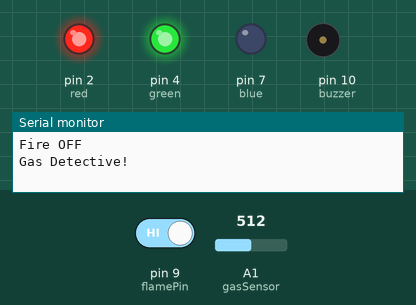
Bench run of a sketch on a simulated Arduino Uno, built with avr-gcc and run on an emulated ATmega328P. Parts: output pins drawn as LEDs (lit = HIGH), buzzer (waves = sounding), the last lines printed to the serial monitor. Dashed ring = blinking. The inputs (shaded band) are chosen by the test bench; at power-on: pin 9 (flamePin) HIGH, A1 (gasSensor) = 512.

Above: at 0.95 s.
3.0 s: pin 9 (flamePin) driven LOW
At 7.8 s:
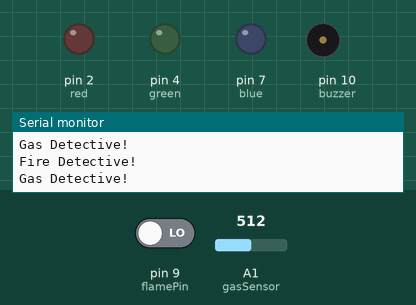
9.2 s: A1 (gasSensor) set to 40
At 13.2 s:
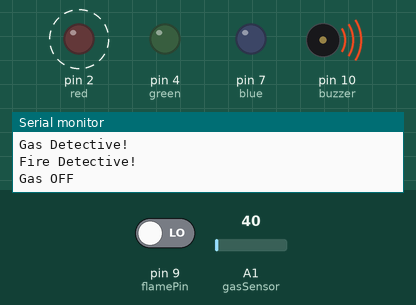
15.4 s: A1 (gasSensor) set to 57
At 20.45 s:
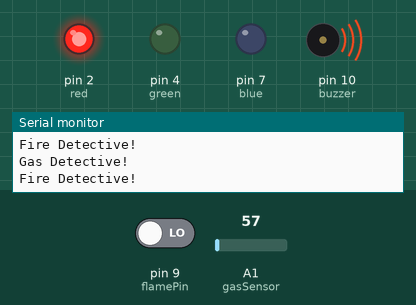
Timing chart, 0 to 23.9 s (numbered marks = the images above; inputs shaded):
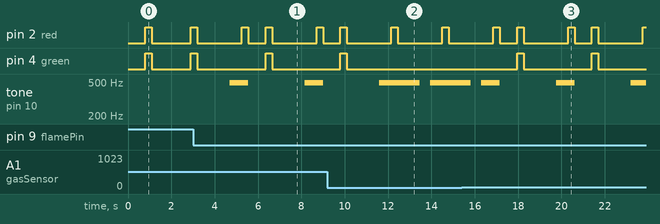

The sketch:

FireGasDitective.ino
```cpp
int flamePin = 9;
int gasSensor = A1;
int buzzer =10;
int red = 2;
int green = 4;
int blue = 7;
void setup() {
  // put your setup code here, to run once:
  Serial.begin(9600);
  pinMode(flamePin, INPUT);
  pinMode(gasSensor, INPUT);
  pinMode(buzzer, OUTPUT);
  pinMode(red, OUTPUT);
  pinMode(green, OUTPUT);
  pinMode(blue, OUTPUT);
}

void loop() {
  // put your main code here, to run repeatedly:
  int Fvalue = digitalRead(flamePin);
  int Gvalue = analogRead(gasSensor);

  if(Fvalue == 0){
    analogWrite(buzzer, 800);
    delay(500);
    analogWrite(buzzer, 250);
    delay(500);
    analogWrite(buzzer, 0);
    delay(50);
    Serial.println("Fire Detective!");

    analogWrite(red, 500);
    analogWrite(green, 0);
    analogWrite(blue, 0);
    delay(300);
    analogWrite(red, 0);
    analogWrite(green, 0);
    analogWrite(blue, 0);

  }
  else{
    Serial.println("Fire OFF");
    }

  if(Gvalue > 50){
    analogWrite(buzzer, 730);
    delay(500);
    analogWrite(buzzer, 0);
    delay(300);
    Serial.println("Gas Detective!");
    analogWrite(red, 500);
    analogWrite(green, 300);
    analogWrite(blue, 0);
    delay(300);
    analogWrite(red, 0);
    analogWrite(green, 0);
    analogWrite(blue, 0);
  }

  else{
    Serial.println("Gas OFF");
    analogWrite(red, 0);
    analogWrite(green, 0);
    analogWrite(blue, 0);

    }

  delay(1000);
}
```

Measured:
- the behaviour switches between 50 and 51 on A1 (gasSensor) (found by bisection; images 2 and 3)
- after the input at 3.0 s, tone on pin 10 (buzzer): alternates 490 Hz for 0.85 s and silent for 2.6 s, starting after 1.7 s
- after the input at 9.2 s, pin 4 (green): goes on until 10.1 s, then stays LOW
- after the input at 15.4 s, pin 4 (green): alternates HIGH for 0.30 s and LOW for 3.2 s, starting after 2.6 s
